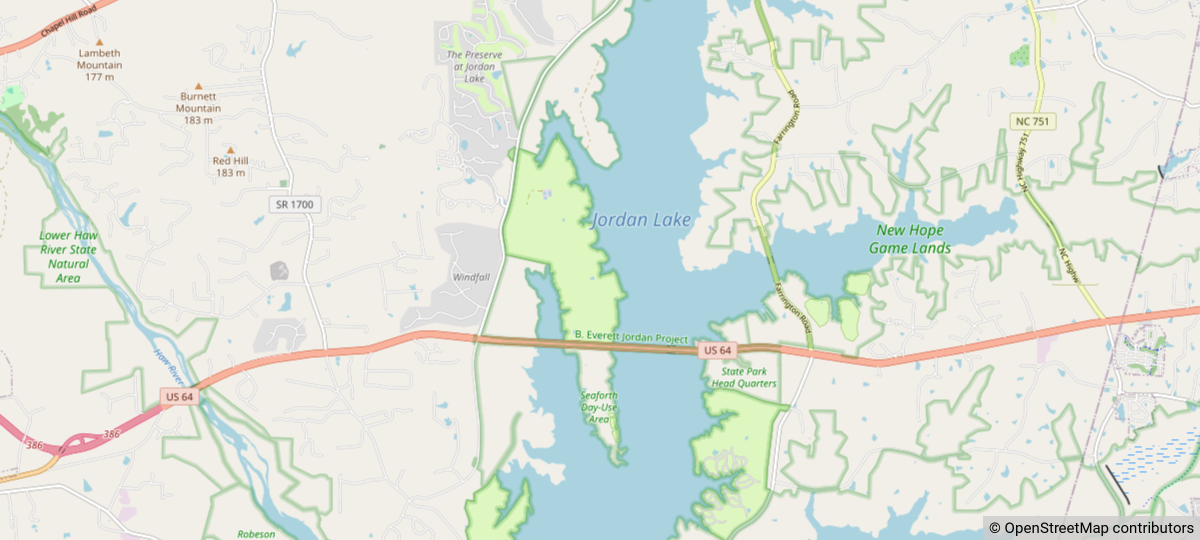
#> input picture map.png, 2400 x 1080 px (shown at 1/2 size)
$ python route_generator.py
#> lines starting #> are read from the running program, lines starting #| are printed output that depends on the picture; after the words box and inside, x2 and y2 are one past the last pixel; in counts of white or black regions, pixels touching at a corner belong together
# Intended Process:
# When the system begins it creates a loading screen for connecting to the boat and an option to disable the program
# Then when the boat is located, you are asked to select the body of water desired to route plan around
# Select a button to develop the route on the selected body of water
# Goes into autonomous mode as you are able to follow the body of water but able to disable this mode by selecting a button and use the arrow keys to move

import cv2 as cv
import numpy as np
from PIL import Image
import math

image = cv.imread("map.png")
#> image is the input picture: shape (1080, 2400, 3); mean B, G, R 221.4, 229.5, 223.2

# Resize factor
resizeFactor = 7

height, width, _ = image.shape
#> height = 1080; width = 2400

image = cv.resize(image, (int(width/resizeFactor), int(height/resizeFactor)))
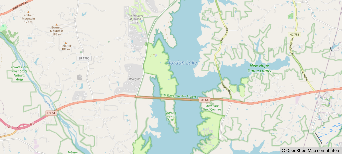
#> image: shape (154, 342, 3); mean B, G, R 221.4, 229.5, 223.3

start = [90, 300]

invalid_colors = [[223, 223, 224], [140, 190, 155], [158, 209, 173], [104, 189, 154]]

replacement_color = [0, 0, 0]

marker_color = [0, 0, 255]

look_ahead = 10

hit_end = False

vector = [-2, -5]

for y in range(len(image)):
    for x in range(len(image[y])):
        for c in invalid_colors:
            if all(image[y][x] == c):
                image[y][x] = replacement_color
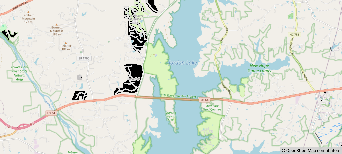
#> image: shape (154, 342, 3); 1.42% of pixels changed, all inside (x1, y1, x2, y2) = (2, 0, 342, 146)

image[start[0]][start[1]] = replacement_color
#> image: shape (154, 342, 3); under 0.01% of pixels changed, all inside (x1, y1, x2, y2) = (300, 90, 301, 91)

# while(not hit_end):


cv.imshow('Converted Image', image)

cv.waitKey(0)

cv.destroyAllWindows()

$ run again, with LakeHoganLake.png copied over map.png
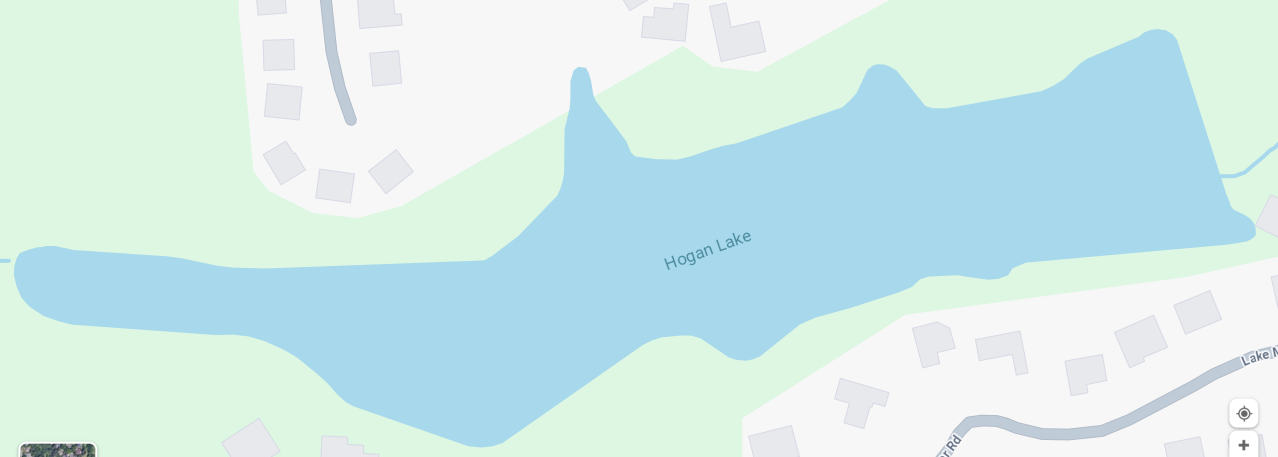
#> input picture LakeHoganLake.png, 3834 x 1371 px (shown at 1/3 size)
#> image is the input picture: shape (1371, 3834, 3); mean B, G, R 234.3, 235.1, 208.7
#> `image = cv.resize(image, (int(width/resizeFactor), int(height/resizeFa..`:
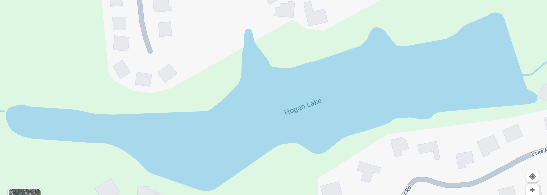
#> image: shape (195, 547, 3); mean B, G, R 234.3, 235, 208.7
